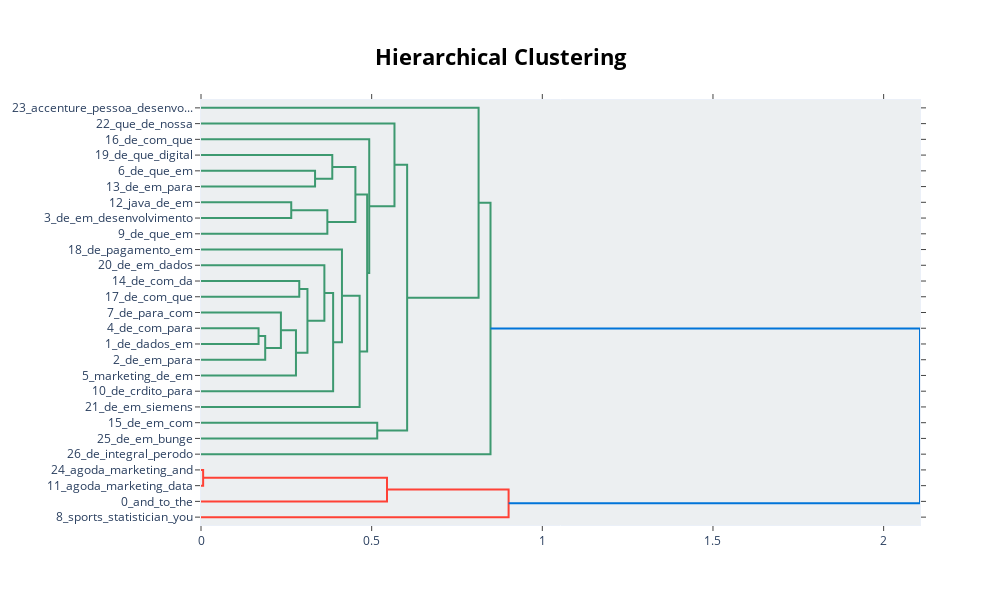

Notebook code cell kept with this figure:
### Code cell
topic_model.visualize_hierarchy()

### Figure 1 — Plotly figure (JSON) as saved in the notebook; plotly's stock layout.template omitted (floating-point values rounded to 4 significant figures)
{"data": [{"hoverinfo": "text", "marker": {"color": "rgb(61,153,112)"}, "mode": "lines", "type": "scatter", "x": [0, 0.3342, 0.3342, 0], "xaxis": "x", "y": [-45, -45, -55, -55], "yaxis": "y"}, {"hoverinfo": "text", "marker": {"color": "rgb(61,153,112)"}, "mode": "lines", "type": "scatter", "x": [0, 0.3846, 0.3846, 0.3342], "xaxis": "x", "y": [-35, -35, -50, -50], "yaxis": "y"}, {"hoverinfo": "text", "marker": {"color": "rgb(61,153,112)"}, "mode": "lines", "type": "scatter", "x": [0, 0.2644, 0.2644, 0], "xaxis": "x", "y": [-65, -65, -75, -75], "yaxis": "y"}, {"hoverinfo": "text", "marker": {"color": "rgb(61,153,112)"}, "mode": "lines", "type": "scatter", "x": [0.2644, 0.3702, 0.3702, 0], "xaxis": "x", "y": [-70, -70, -85, -85], "yaxis": "y"}, {"hoverinfo": "text", "marker": {"color": "rgb(61,153,112)"}, "mode": "lines", "type": "scatter", "x": [0.3846, 0.4523, 0.4523, 0.3702], "xaxis": "x", "y": [-42.5, -42.5, -77.5, -77.5], "yaxis": "y"}, {"hoverinfo": "text", "marker": {"color": "rgb(61,153,112)"}, "mode": "lines", "type": "scatter", "x": [0, 0.2879, 0.2879, 0], "xaxis": "x", "y": [-115, -115, -125, -125], "yaxis": "y"}, {"hoverinfo": "text", "marker": {"color": "rgb(61,153,112)"}, "mode": "lines", "type": "scatter", "x": [0, 0.1687, 0.1687, 0], "xaxis": "x", "y": [-145, -145, -155, -155], "yaxis": "y"}, {"hoverinfo": "text", "marker": {"color": "rgb(61,153,112)"}, "mode": "lines", "type": "scatter", "x": [0.1687, 0.1881, 0.1881, 0], "xaxis": "x", "y": [-150, -150, -165, -165], "yaxis": "y"}, {"hoverinfo": "text", "marker": {"color": "rgb(61,153,112)"}, "mode": "lines", "type": "scatter", "x": [0, 0.2341, 0.2341, 0.1881], "xaxis": "x", "y": [-135, -135, -157.5, -157.5], "yaxis": "y"}, {"hoverinfo": "text", "marker": {"color": "rgb(61,153,112)"}, "mode": "lines", "type": "scatter", "x": [0.2341, 0.2782, 0.2782, 0], "xaxis": "x", "y": [-146.2, -146.2, -175, -175], "yaxis": "y"}, {"hoverinfo": "text", "marker": {"color": "rgb(61,153,112)"}, "mode": "lines", "type": "scatter", "x": [0.2879, 0.3119, 0.3119, 0.2782], "xaxis": "x", "y": [-120, -120, -160.6, -160.6], "yaxis": "y"}, {"hoverinfo": "text", "marker": {"color": "rgb(61,153,112)"}, "mode": "lines", "type": "scatter", "x": [0, 0.3615, 0.3615, 0.3119], "xaxis": "x", "y": [-105, -105, -140.3, -140.3], "yaxis": "y"}, {"hoverinfo": "text", "marker": {"color": "rgb(61,153,112)"}, "mode": "lines", "type": "scatter", "x": [0.3615, 0.3871, 0.3871, 0], "xaxis": "x", "y": [-122.7, -122.7, -185, -185], "yaxis": "y"}, {"hoverinfo": "text", "marker": {"color": "rgb(61,153,112)"}, "mode": "lines", "type": "scatter", "x": [0, 0.413, 0.413, 0.3871], "xaxis": "x", "y": [-95, -95, -153.8, -153.8], "yaxis": "y"}, {"hoverinfo": "text", "marker": {"color": "rgb(61,153,112)"}, "mode": "lines", "type": "scatter", "x": [0.413, 0.4647, 0.4647, 0], "xaxis": "x", "y": [-124.4, -124.4, -195, -195], "yaxis": "y"}, {"hoverinfo": "text", "marker": {"color": "rgb(61,153,112)"}, "mode": "lines", "type": "scatter", "x": [0.4523, 0.4868, 0.4868, 0.4647], "xaxis": "x", "y": [-60, -60, -159.7, -159.7], "yaxis": "y"}, {"hoverinfo": "text", "marker": {"color": "rgb(61,153,112)"}, "mode": "lines", "type": "scatter", "x": [0, 0.4929, 0.4929, 0.4868], "xaxis": "x", "y": [-25, -25, -109.9, -109.9], "yaxis": "y"}, {"hoverinfo": "text", "marker": {"color": "rgb(61,153,112)"}, "mode": "lines", "type": "scatter", "x": [0, 0.5669, 0.5669, 0.4929], "xaxis": "x", "y": [-15, -15, -67.43, -67.43], "yaxis": "y"}, {"hoverinfo": "text", "marker": {"color": "rgb(61,153,112)"}, "mode": "lines", "type": "scatter", "x": [0, 0.5164, 0.5164, 0], "xaxis": "x", "y": [-205, -205, -215, -215], "yaxis": "y"}, {"hoverinfo": "text", "marker": {"color": "rgb(61,153,112)"}, "mode": "lines", "type": "scatter", "x": [0.5669, 0.6039, 0.6039, 0.5164], "xaxis": "x", "y": [-41.21, -41.21, -210, -210], "yaxis": "y"}, {"hoverinfo": "text", "marker": {"color": "rgb(61,153,112)"}, "mode": "lines", "type": "scatter", "x": [0, 0.8133, 0.8133, 0.6039], "xaxis": "x", "y": [-5, -5, -125.6, -125.6], "yaxis": "y"}, {"hoverinfo": "text", "marker": {"color": "rgb(61,153,112)"}, "mode": "lines", "type": "scatter", "x": [0.8133, 0.8482, 0.8482, 0], "xaxis": "x", "y": [-65.3, -65.3, -225, -225], "yaxis": "y"}, {"hoverinfo": "text", "marker": {"color": "rgb(255,65,54)"}, "mode": "lines", "type": "scatter", "x": [0, 0.006283, 0.006283, 0], "xaxis": "x", "y": [-235, -235, -245, -245], "yaxis": "y"}, {"hoverinfo": "text", "marker": {"color": "rgb(255,65,54)"}, "mode": "lines", "type": "scatter", "x": [0.006283, 0.545, 0.545, 0], "xaxis": "x", "y": [-240, -240, -255, -255], "yaxis": "y"}, {"hoverinfo": "text", "marker": {"color": "rgb(255,65,54)"}, "mode": "lines", "type": "scatter", "x": [0.545, 0.9012, 0.9012, 0], "xaxis": "x", "y": [-247.5, -247.5, -265, -265], "yaxis": "y"}, {"hoverinfo": "text", "marker": {"color": "rgb(0,116,217)"}, "mode": "lines", "type": "scatter", "x": [0.8482, 2.107, 2.107, 0.9012], "xaxis": "x", "y": [-145.2, -145.2, -256.2, -256.2], "yaxis": "y"}], "layout": {"autosize": false, "height": 605, "hoverlabel": {"bgcolor": "white", "font": {"family": "Rockwell", "size": 16}}, "hovermode": "closest", "plot_bgcolor": "#ECEFF1", "showlegend": false, "title": {"font": {"color": "Black", "size": 22}, "text": "<b>Hierarchical Clustering</b>", "x": 0.5, "xanchor": "center", "yanchor": "top"}, "width": 1000, "xaxis": {"mirror": "allticks", "rangemode": "tozero", "showgrid": false, "showline": true, "showticklabels": true, "ticks": "outside", "type": "linear", "zeroline": false}, "yaxis": {"mirror": "allticks", "range": [-270, 0], "rangemode": "tozero", "showgrid": false, "showline": true, "showticklabels": true, "tickmode": "array", "ticks": "outside", "ticktext": ["23_accenture_pessoa_desenvo...", "22_que_de_nossa", "16_de_com_que", "19_de_que_digital", "6_de_que_em", "13_de_em_para", "12_java_de_em", "3_de_em_desenvolvimento", "9_de_que_em", "18_de_pagamento_em", "20_de_em_dados", "14_de_com_da", "17_de_com_que", "7_de_para_com", "4_de_com_para", "1_de_dados_em", "2_de_em_para", "5_marketing_de_em", "10_de_crdito_para", "21_de_em_siemens", "15_de_em_com", "25_de_em_bunge", "26_de_integral_perodo", "24_agoda_marketing_and", "11_agoda_marketing_data", "0_and_to_the", "8_sports_statistician_you"], "tickvals": [-5, -15, -25, -35, -45, -55, -65, -75, -85, -95, -105, -115, -125, -135, -145, -155, -165, -175, -185, -195, -205, -215, -225, -235, -245, -255, -265], "type": "linear", "zeroline": false}}}
